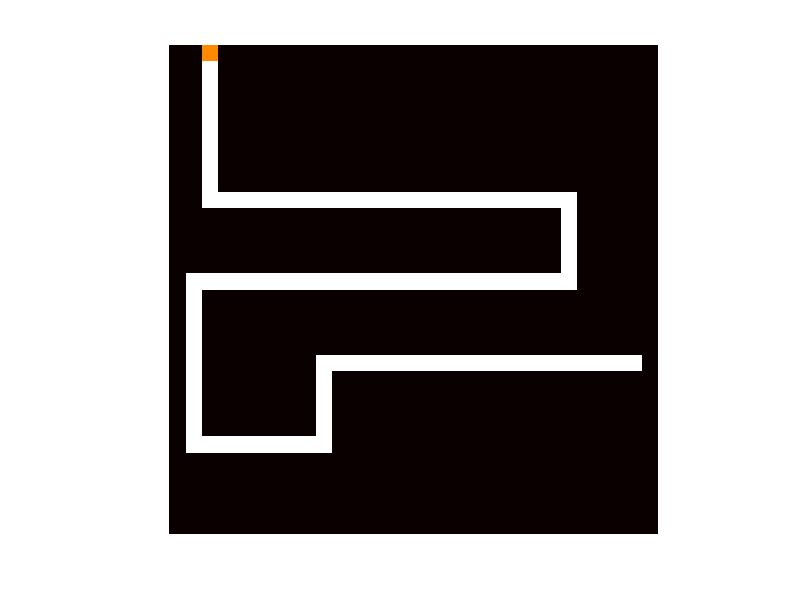

Source code (MATLAB): (Note: this script raises an error after producing the figure.)
close all
clc
clear all
%init number of simulations LP
n_of_sims=0;
%ask user for number of simulations LP
n_of_sims=input(sprintf('number of simulations to run: ',n_of_sims));
%speed set to no animation by default LP
br=5;
%br=input(sprintf('choose speed of the animation:\n1:very slow\n2:slow\n3:medium\n4:fast\n5:very fast\n6:no animation\nspeed: ',br));
%init for break time LP
p_time=0;
%if else statement for animation speed LP
if br==1
    p_time=2;
elseif br==2
    p_time=1;
elseif br==3
    p_time=0.5;
elseif br==4
    p_time=0.1;
elseif br==5
    p_time=0.01;
end

%input for map LP
inp=3;
%number of cars LP
inpNCars=0;
inpNCars=input(sprintf('number of cars: ',inpNCars));
%input for color LP
color=0;
%if animation is different that none, asks for the color of the cars
%generated LP
if br~=6
    color=input(sprintf('color:0 for random, 1 for red\n',color));
end
%uncomment to start measuring the performance LP
%profile on
%initialising the progress bar LP
h = waitbar(0,'Simulation in progress...');
%creating the map LP
A=-1*ones(30,30);
A(1:10,3)=1;
A(10,3:25)=1;
A(10:15,25)=1;
A(15,2:25)=1;
A(15:25,2)=1;
A(25,2:10)=1;
A(20:25,10)=1;
A(20,10:29)=1;
%set sterting value of bar to 0 LP
bar_start=0;
%preallocate the matric of the movement LP
movement=zeros(inpNCars,inpNCars);
%preallocate the memory for the output matrix LP
W=zeros(n_of_sims,6);
%create folder for entire simulation LP
%generate matrix with date & time parameters for file output LP
D=clock;
str_main_folder=['sim_',num2str(D(1,3)),'_',num2str(D(1,2)),'_',num2str(D(1,1)),'_',num2str(D(1,4)),'_',num2str(D(1,5)),'_',num2str(floor(D(1,6)))];
mkdir(str_main_folder);
%start performance measuring
tic
%loop for the number of simulations to run LP
for z=1:1:n_of_sims
    %clear variables to repeat the movement LP
    clearvars nCars B
    nCars=1;
    B=zeros(inpNCars,4);
    B(1,1)=1;
    B(1,2)=3;
    B(1,3)=rand(1);
    %number of movements LP
    B(1,4)=0;
    
    movement(1,1)=2;
    if color==1
        B(1,3)=0.3;
    end
    A(B(1,1),B(1,2))=B(1,3);
    if (br~=6)
        %show first image LP
        imshow(A,'InitialMagnification','fit','colormap',hot)
        %break LP
        pause(1)
    end
    
    i=2;
    while (B(nCars,3)~=-2)
        %check for the cars on the map LP
        for j=1:1:nCars
            %function for the movement LP
            [A,B,movement,i,j] = prevmove(A,B,movement,i,j);
            %{
            %if first car is out, stop time LP
            if (B(1,3)==-2)
                timespent=toc;
            end
            %}
        end
        
        %generator for the cars, only works if the number of cars on the
        %map are less that the ones you set up LP
        if nCars<inpNCars
            %random generator for the probability LP
            random=rand(1);
            if random<=0.7
                [nCars,A,B,i,movement,color]=generate_car(nCars,A,B,i,movement,color);
                %{
                %update count of the cars on the map LP
                nCars=nCars+1;
                %set starting position LP
                B(nCars,1)=1;
                B(nCars,2)=3;
                B(nCars,3)=rand(1);
                B(nCars,4)=0;
                if color==1
                    B(nCars,3)=0.3;
                end
                A(B(nCars,1),B(nCars,2))=B(nCars,3);
                %set first move for the newly generated car LP
                movement(i,nCars)=2;
                %}
            end
        end
        
        if (br~=6)
            imshow(A,'InitialMagnification','fit','colormap',hot)
            pause(p_time)
        end
        
        %since for loop has changed to while, i has to be updated
        %manuallyLP
        i=i+1;
        %update the percentage for the progress bar LP
        bar=(bar_start+((nCars)/(n_of_sims*inpNCars)));
        %string for the progress bar LP
        text_bar=['Simulation in Progress...',num2str(floor(1000*bar)/10),'%% completed'];
        %update for the bar based on the percentage LP
        waitbar(bar,h,sprintf(text_bar))
        clearvars bar
    end
    
    %set base value on which the percentage is updated LP
    bar_start=(bar_start+((nCars)/(n_of_sims*inpNCars)));
    %save number of run LP
    W(z,1)=z;
    %save set num of cars LP
    W(z,2)=inpNCars;
    %set num of cars on map (just to check if all were generated LP
    W(z,3)=nCars;
    %number of blocks travelled LP
    W(z,4)=B(1,4);
    
    
    %uses function to create a folder for the simulation LP
    foldersave(z,B,str_main_folder);
end
%set progressbar to complete LP
waitbar(1,h,sprintf('Simulation Completed...saving data'))
%generate matrix with date & time parameters for file output LP
D=clock;
%set all data to a string LP
str_name=['summary.csv'];
%write file to working matlab folder LP
cd(str_main_folder);
csvwrite(str_name,W)
cd ../
%close progress bar LP
close(h)
toc
%display done on the console LP
disp('done!!')
%if profiling is on, activate to see performance LP
%profile viewer
